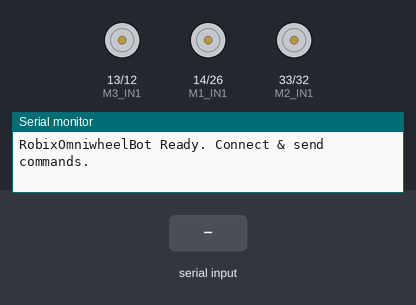
The sketch below on a simulated ESP32. Parts: motor-driver pin pairs drawn as motors (green arrow = first pin HIGH = forward, orange = second pin HIGH = backward, longer = more drive), the last lines printed to the serial monitor. The test bench sets the inputs (shaded band). Nothing arrives over Bluetooth unless stated.

Above: at 1.2 s.
1.3 s: "F" received over the second serial link
At 2.4 s:
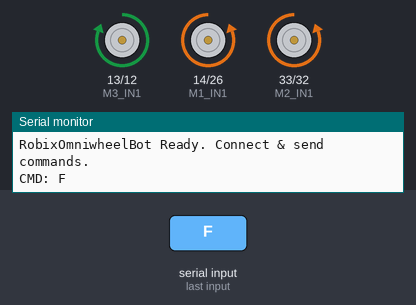
2.8 s: "B" received over the second serial link
At 3.5 s:
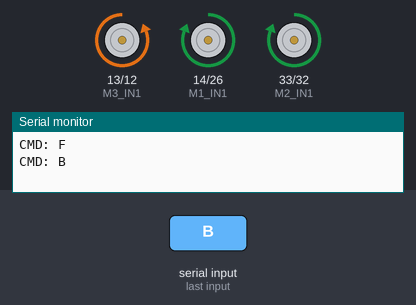
4.3 s: "L" received over the second serial link
At 4.7 s:
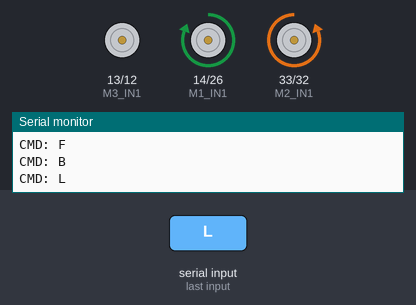
5.8 s: "R" received over the second serial link
At 7.0 s:
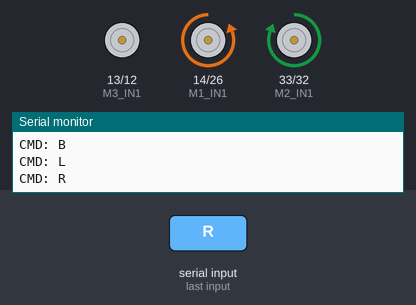
7.3 s: "C" received over the second serial link
At 8.2 s:
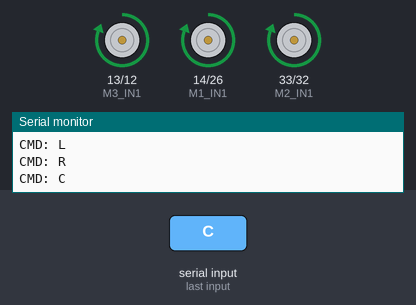
8.8 s: "A" received over the second serial link
At 9.4 s:
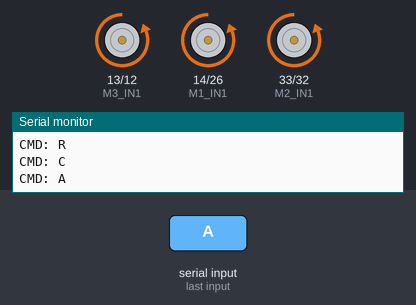
Timing chart, 0 to 11.3 s (numbered marks = the images above; inputs shaded):
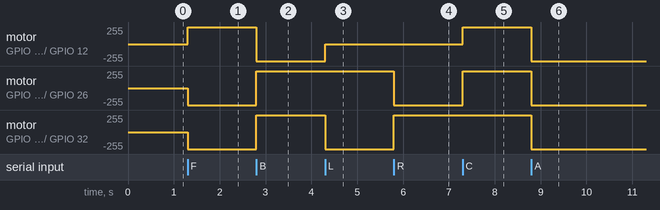

The sketch:

omniwheelbot.ino
```cpp
#include <Arduino.h>
#include <BluetoothSerial.h>

BluetoothSerial ESP_BT;  // Bluetooth object

// --- Motor pin mapping ---
// Motor 1 (on L298N #1)
#define M1_IN1 14
#define M1_IN2 26

// Motor 2 (on L298N #1)
#define M2_IN1 33
#define M2_IN2 32

// Motor 3 (on L298N #2)
#define M3_IN1 13
#define M3_IN2 12

// --- Motor control helper ---
void setMotor(int IN1, int IN2, int speed) {
  // speed > 0 → forward
  // speed < 0 → backward
  // speed = 0 → stop

  if (speed > 0) {
    digitalWrite(IN1, HIGH);
    digitalWrite(IN2, LOW);
  } else if (speed < 0) {
    digitalWrite(IN1, LOW);
    digitalWrite(IN2, HIGH);
  } else {
    digitalWrite(IN1, LOW);
    digitalWrite(IN2, LOW);
  }
}

// --- Setup ---
void setup() {
  pinMode(M1_IN1, OUTPUT);
  pinMode(M1_IN2, OUTPUT);
  pinMode(M2_IN1, OUTPUT);
  pinMode(M2_IN2, OUTPUT);
  pinMode(M3_IN1, OUTPUT);
  pinMode(M3_IN2, OUTPUT);

  Serial.begin(115200);
  ESP_BT.begin("RobixOmniwheelBot"); // Bluetooth device name
  Serial.println("RobixOmniwheelBot Ready. Connect & send commands.");
}

// --- Omni kinematics ---
// vx = forward/backward
// vy = strafe left/right
// w  = rotation
void driveOmni(float vx, float vy, float w) {
  // 3-wheel omni base (120° apart)
  float m1 = (-0.5 * vx) + (0.866 * vy) + w;  // 120°
  float m2 = (-0.5 * vx) - (0.866 * vy) + w;  // 240°
  float m3 = (1.0 * vx) + w;                  // 0°

  // Convert to sign only (full speed control)
  int speed1 = (m1 > 0) ? 1 : (m1 < 0 ? -1 : 0);
  int speed2 = (m2 > 0) ? 1 : (m2 < 0 ? -1 : 0);
  int speed3 = (m3 > 0) ? 1 : (m3 < 0 ? -1 : 0);

  setMotor(M1_IN1, M1_IN2, speed1);
  setMotor(M2_IN1, M2_IN2, speed2);
  setMotor(M3_IN1, M3_IN2, speed3);
}

void loop() {
  if (ESP_BT.available()) {
    char cmd = ESP_BT.read();
    Serial.print("CMD: "); Serial.println(cmd);

    switch (cmd) {
      case 'F':  // Forward
        driveOmni(1.0, 0.0, 0.0);
        break;
      case 'B':  // Backward
        driveOmni(-1.0, 0.0, 0.0);
        break;
      case 'L':  // Strafe Left
        driveOmni(0.0, 1.0, 0.0);
        break;
      case 'R':  // Strafe Right
        driveOmni(0.0, -1.0, 0.0);
        break;
      case 'C':  // Rotate Clockwise
        driveOmni(0.0, 0.0, 1.0);
        break;
      case 'A':  // Rotate Anti-clockwise
        driveOmni(0.0, 0.0, -1.0);
        break;
      case 'S':  // Stop
      default:
        driveOmni(0.0, 0.0, 0.0);
        break;
    }
  }
}
```

Measured:
- after the input at 1.3 s, motor on GPIO 13 (M3_IN1) / GPIO 12 (M3_IN2): stopped → forward 255/255 at once; motor on GPIO 14 (M1_IN1) / GPIO 26 (M1_IN2), motor on GPIO 33 (M2_IN1) / GPIO 32 (M2_IN2): stopped → backward 255/255 at once
- after the input at 2.8 s, motor on GPIO 13 (M3_IN1) / GPIO 12 (M3_IN2): forward 255/255 → backward 255/255 at once; motor on GPIO 14 (M1_IN1) / GPIO 26 (M1_IN2), motor on GPIO 33 (M2_IN1) / GPIO 32 (M2_IN2): backward 255/255 → forward 255/255 at once
- after the input at 4.3 s, motor on GPIO 13 (M3_IN1) / GPIO 12 (M3_IN2): backward 255/255 → stopped at once; motor on GPIO 33 (M2_IN1) / GPIO 32 (M2_IN2): forward 255/255 → backward 255/255 at once
- after the input at 5.8 s, motor on GPIO 14 (M1_IN1) / GPIO 26 (M1_IN2): forward 255/255 → backward 255/255 at once; motor on GPIO 33 (M2_IN1) / GPIO 32 (M2_IN2): backward 255/255 → forward 255/255 at once
- after the input at 7.3 s, motor on GPIO 13 (M3_IN1) / GPIO 12 (M3_IN2): stopped → forward 255/255 at once; motor on GPIO 14 (M1_IN1) / GPIO 26 (M1_IN2): backward 255/255 → forward 255/255 at once
- after the input at 8.8 s, motor on GPIO 13 (M3_IN1) / GPIO 12 (M3_IN2), motor on GPIO 14 (M1_IN1) / GPIO 26 (M1_IN2), motor on GPIO 33 (M2_IN1) / GPIO 32 (M2_IN2): forward 255/255 → backward 255/255 at once
